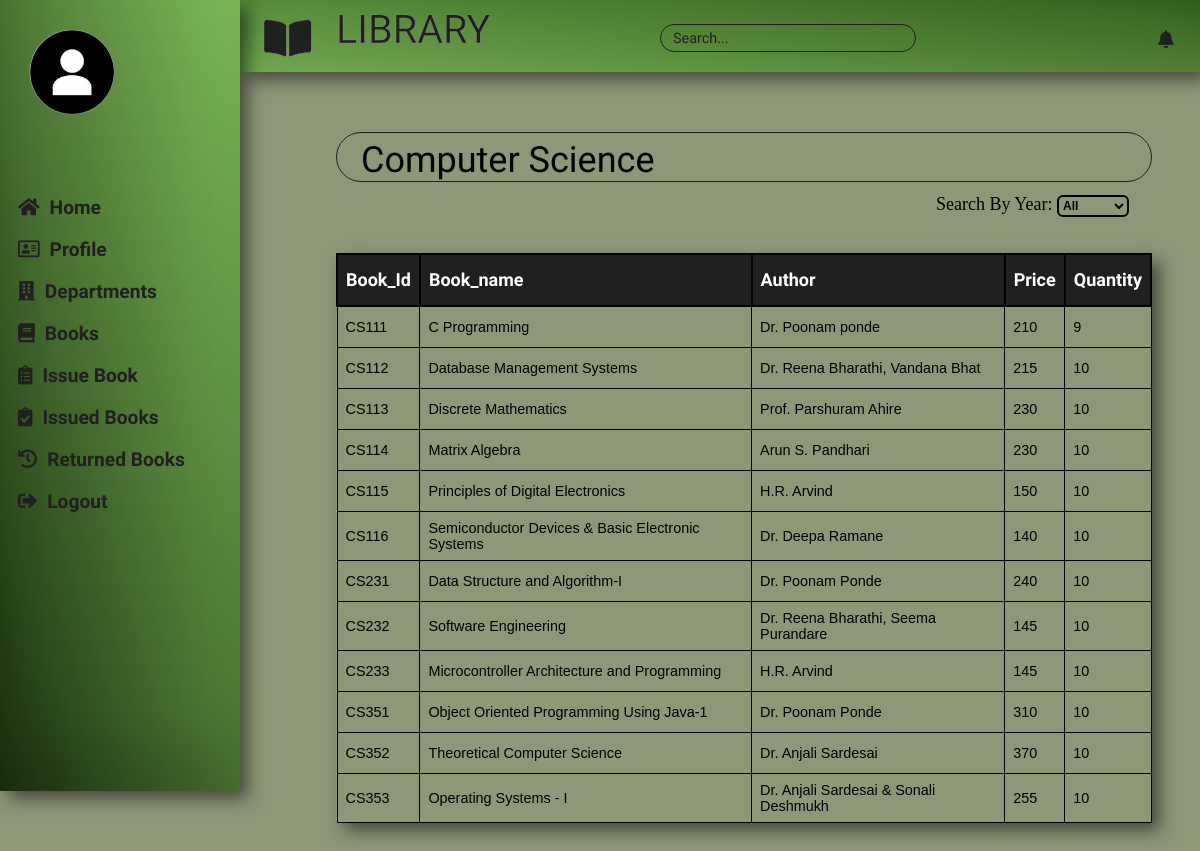
The page /departmentbooks.php?dept=Computer Science on the database its author committed.
### tables this page shows
CREATE TABLE `books` (
  `BOOK_ID` varchar(8) NOT NULL,
  `NAME` varchar(500) NOT NULL,
  `AUTHOR` varchar(500) NOT NULL,
  `PRICE` int(50) NOT NULL,
  `QUANTITY` int(50) NOT NULL,
  `DEPARTMENT` varchar(100) NOT NULL,
  `CLASS` varchar(10) NOT NULL
);

### departmentbooks.php (the view, shortened to what this page needs)
<?php
    include 'connection/connection.inc.php';
    if(isset($_GET['dept']) && strlen($_GET['dept'])>0)
    {
        $dept = $_GET['dept'];
    }
    else
    {
        header('location: departments.php');
        exit();
    }
?>
<!DOCTYPE html>
<html>
<head>
    <link href="assets/css/departmentbooks.css" type="text/css" rel="stylesheet">
</head>
<body>
    <div class="container">
        <?php
        $query = "SELECT * FROM books WHERE DEPARTMENT='$dept'";
        $result = mysqli_query($db_connection,$query);
        if(mysqli_num_rows($result)<=0)
        {
            echo "<b style='font-size: 2vw;'>No records found!</b>";
        }
        else
        {
        ?>
            <div class="heading">
                    <p><?php echo $dept; ?></p>
                </div>
                <div class="sort-books">
                Search By Year:
                <select name="year" id="fetchval">
                    <option value="All">All</option>
                </select>
            </div>
            <div id="table-container">
                <?php
                echo '<table border="1px" class="books-table" id="book_table">';
                echo '<tr>';
                echo '<th>'; echo 'Book_Id'; echo '</th>';
                echo '<th>'; echo 'Book_name'; echo '</th>';
                echo '<th>'; echo 'Author'; echo '</th>';
                echo '<th>'; echo 'Price'; echo '</th>';
                echo '<th>'; echo 'Quantity'; echo '</th>';
                echo '</tr>';
                while($data = mysqli_fetch_assoc($result))
                {
                    echo '<tr>';
                    echo '<td>'; echo $data['BOOK_ID']; echo '</td>';
                    echo '<td>'; echo $data['NAME']; echo '</td>';
                    echo '<td>'; echo $data['AUTHOR']; echo '</td>';
                    echo '<td>'; echo $data['PRICE']; echo '</td>';
                    echo '<td>'; echo $data['QUANTITY']; echo '</td>';
                    echo '</tr>';
                }
                echo '</table>';
            }
            ?>
            </div>
    </div>
</body>
</html>
<?php
    include "layout.php";
?>

### assets/css/departmentbooks.css (style rules this page uses)
.container { position: absolute; margin-left: 28vw; margin-top: 10vw; }
.container .heading { position: relative; margin-top: 1vw; height: 4vw; border: 1px solid #202020; border-radius: 50px; }
.container .heading p { font-family: 'Orelega One', cursive; font-size: 3vw; padding-left: 2vw; margin-top: 0.5vw; position: absolute; }
.books-table { margin-top: 3vw; border-collapse: collapse; width: 68vw; text-align: left; box-shadow: inset 0 -3em 3em rgba(0,0,0,0.1), 0 0 0 0px rgb(255,255,255), 0.5em 0.5em 1em rgba(0,0,0,0.5); }
.books-table th { font-family: 'Jura', sans-serif; font-size: 1.5vw; border: 2px solid black; padding: 8px; height: 2.2vw; padding-top: 12px; padding-bottom: 12px; background-color: #202020; color: #FFFFFF; }
.books-table td { font-family: 'PT Sans', sans-serif; font-size: 1.2vw; border: 1px solid black; padding: 8px; height: 2vw; background-color: #8F9779; }
.container { padding-bottom: 30px; }
.sort-books { font-family: 'Markazi Text', serif; font-size: 1.5vw; position: relative; margin-left: 50vw; margin-top: 1vw; }
.sort-books select { width: 6vw; height: 1.8vw; font-family: 'Aldrich', sans-serif; font-size: 1vw; color: black; font-weight: bold; border: 2px solid black; border-radius: 6px; outline: none; background-color: #8F9779; }
.sort-books option { font-family: 'Aldrich', sans-serif; font-size: 1vw; color:black; background-color: rgba(162, 195, 214, 0.514); }

### assets/css/layout.css (style rules this page uses)
body { background-color: #8F9779; margin: 0px; }

### rows shown on the page
books: BOOK_ID "CS111", NAME "C Programming", AUTHOR "Dr. Poonam ponde", PRICE "210", QUANTITY "9"
books: BOOK_ID "CS112", NAME "Database Management Systems", AUTHOR "Dr. Reena Bharathi, Vandana Bhat", PRICE "215", QUANTITY "10"
books: BOOK_ID "CS113", NAME "Discrete Mathematics", AUTHOR "Prof. Parshuram Ahire", PRICE "230", QUANTITY "10"
books: BOOK_ID "CS114", NAME "Matrix Algebra", AUTHOR "Arun S. Pandhari", PRICE "230", QUANTITY "10"
books: BOOK_ID "CS115", NAME "Principles of Digital Electronics", AUTHOR "H.R. Arvind", PRICE "150", QUANTITY "10"
books: BOOK_ID "CS116", NAME "Semiconductor Devices & Basic Electronic Systems", AUTHOR "Dr. Deepa Ramane", PRICE "140", QUANTITY "10"
books: BOOK_ID "CS231", NAME "Data Structure and Algorithm-I", AUTHOR "Dr. Poonam Ponde", PRICE "240", QUANTITY "10"
books: BOOK_ID "CS232", NAME "Software Engineering", AUTHOR "Dr. Reena Bharathi, Seema Purandare", PRICE "145", QUANTITY "10"
books: BOOK_ID "CS233", NAME "Microcontroller Architecture and Programming", AUTHOR "H.R. Arvind", PRICE "145", QUANTITY "10"
books: BOOK_ID "CS351", NAME "Object Oriented Programming Using Java-1", AUTHOR "Dr. Poonam Ponde", PRICE "310", QUANTITY "10"
books: BOOK_ID "CS352", NAME "Theoretical Computer Science", AUTHOR "Dr. Anjali Sardesai", PRICE "370", QUANTITY "10"
books: BOOK_ID "CS353", NAME "Operating Systems - I", AUTHOR "Dr. Anjali Sardesai & Sonali Deshmukh", PRICE "255", QUANTITY "10"

### other values the page prints
$dept "Computer Science"
